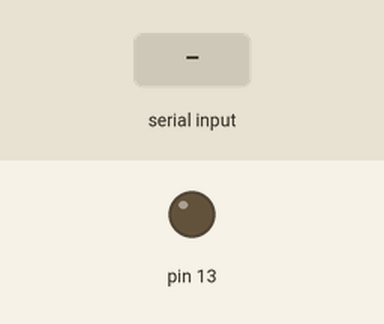
Recording of a sketch running on a simulated Arduino Uno, built with avr-gcc and run on an emulated ATmega328P. Shown: output pins drawn as LEDs (lit = HIGH). The test bench sets the inputs (shaded band).

Above: at 1.2 s.
1.3 s: "1" received over Serial
At 1.9 s:
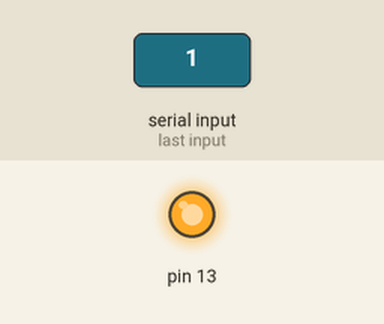
2.8 s: "0" received over Serial
At 4.2 s:
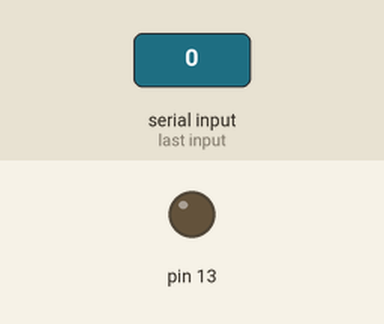
Timing chart, 0 to 5.8 s (numbered marks = the images above; inputs shaded):
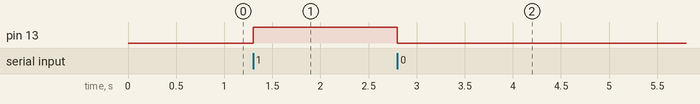

The sketch:

led_test.ino
```cpp
void setup() {
  Serial.begin(9600);
  pinMode(13, OUTPUT);
}

void loop() {
  if (Serial.available() > 0) {
    char cmd = Serial.read();
    if (cmd == '1') {
      digitalWrite(13, HIGH);
    } else if (cmd == '0') {
      digitalWrite(13, LOW);
    }
  }
}
```

Measured:
- after the input at 1.3 s, pin 13: LOW → HIGH at once
- after the input at 2.8 s, pin 13: HIGH → LOW at once
